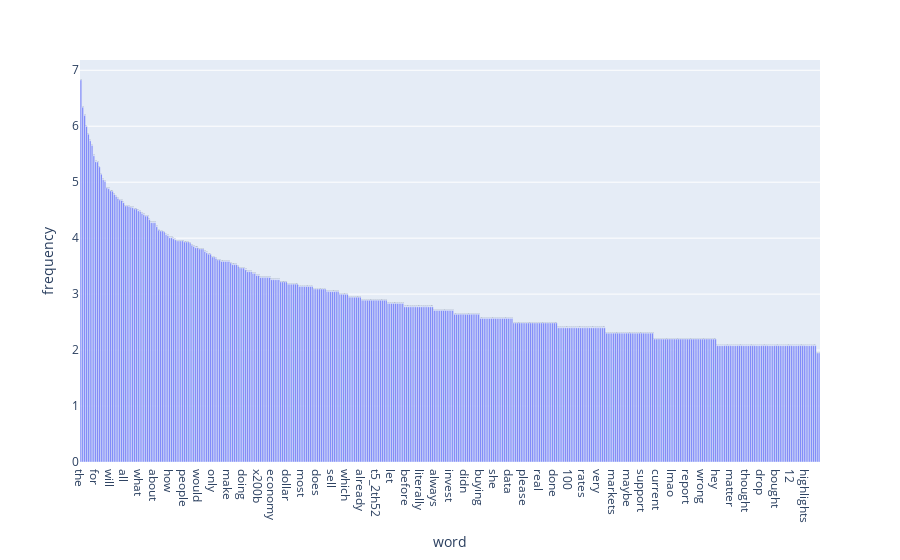

Write notebook code for a chart like this one.
### Markdown cell above
### **>>> Exercise 15:**  畫出對數分布圖

### Code cell
'''
說明:
對數分布，可以讓資料的變化更平滑、更容易比較出現頻率特別少和特別多的資料。
'''
# 將詞彙頻率轉換成 log 頻率
term_frequencies_log = [math.log(i) for i in term_frequencies]

# 把單字和 log 頻率打包成 dataframe
df = pd.DataFrame({
    'word': count_vect.get_feature_names_out()[:],
    'frequency': term_frequencies_log[:]
})

# 按照頻率降序排序
sort_df = df.sort_values(by='frequency', ascending=False).head(400)

# 畫圖
fig = px.bar(sort_df, y='frequency', x='word', text_auto='.2s')
fig.show()

### Figure 1 — Plotly figure (JSON) as saved in the notebook; plotly's stock layout.template omitted (floating-point values rounded to 4 significant figures; data arrays with more than 128 entries replaced by an {"elided": "..."} marker saying what was removed)
{"data": [{"hovertemplate": "word=%{x}<br>frequency=%{y}<extra></extra>", "legendgroup": "", "marker": {"color": "#636efa", "pattern": {"shape": ""}}, "name": "", "orientation": "v", "showlegend": false, "textposition": "auto", "texttemplate": "%{y:.2s}", "type": "bar", "x": {"elided": "400 str values"}, "xaxis": "x", "y": {"elided": "400 float values"}, "yaxis": "y"}], "layout": {"barmode": "relative", "legend": {"tracegroupgap": 0}, "margin": {"t": 60}, "xaxis": {"anchor": "y", "domain": [0, 1], "title": {"text": "word"}}, "yaxis": {"anchor": "x", "domain": [0, 1], "title": {"text": "frequency"}}}}
